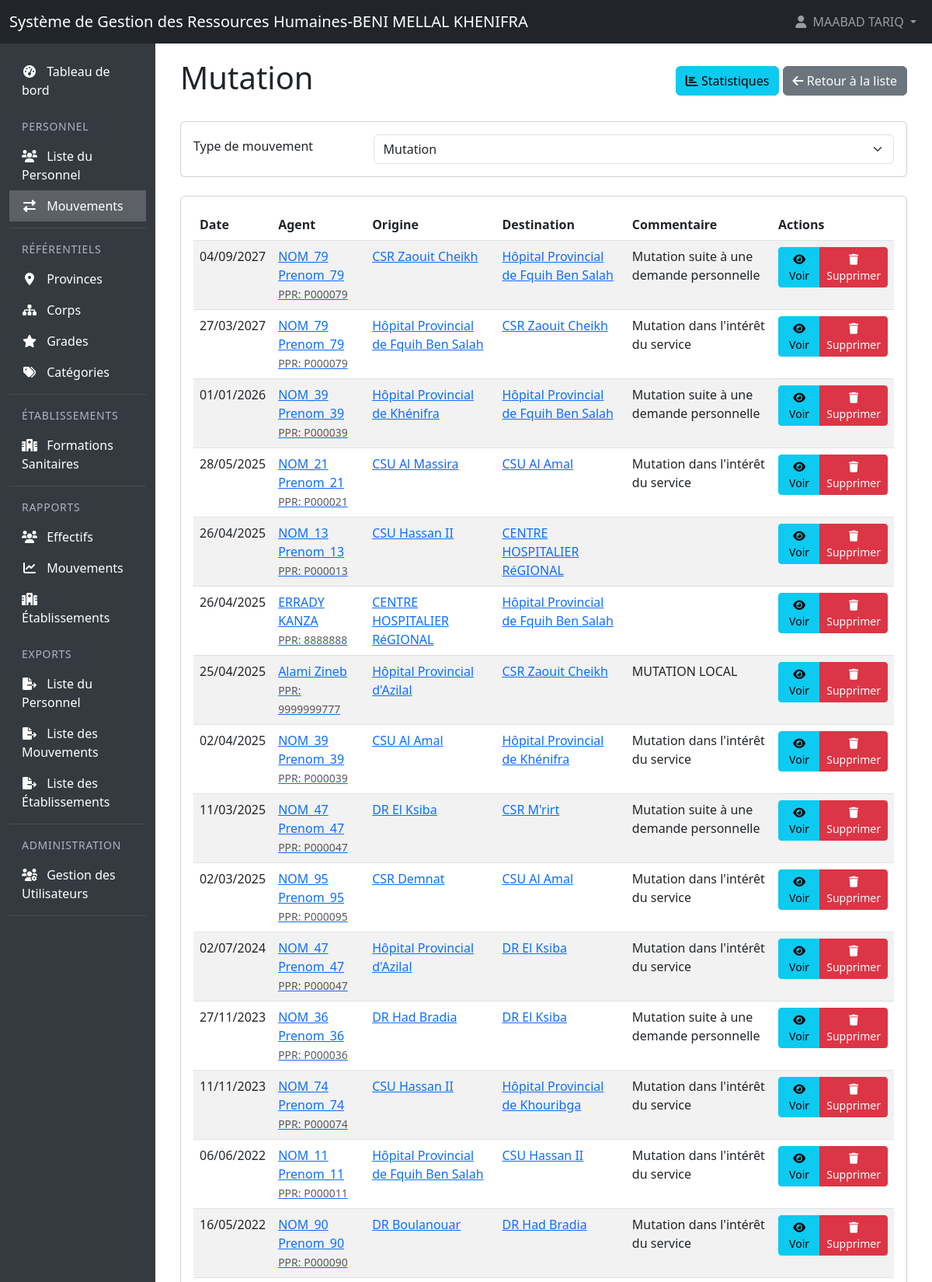
The page /APP_SGRHBMKH/mouvements/by-type/MUTATION (signed in, upper part) on the database its author committed.
### tables this page shows
CREATE TABLE `mouvements_personnel` (
  `id` int(11) NOT NULL,
  `personnel_id` int(11) NOT NULL,
  `type_mouvement` enum('DECES','MUTATION','DEMISSION','FORMATION','SUSPENSION','MISE_A_DISPOSITION','MISE_EN_DISPONIBILITE','RETRAITE_AGE') NOT NULL,
  `date_mouvement` date NOT NULL,
  `formation_sanitaire_origine_id` int(11) DEFAULT NULL,
  `formation_sanitaire_destination_id` int(11) DEFAULT NULL,
  `commentaire` text DEFAULT NULL,
  `created_at` timestamp NOT NULL DEFAULT current_timestamp(),
  `updated_at` timestamp NOT NULL DEFAULT current_timestamp() ON UPDATE current_timestamp(),
  `deleted_at` timestamp NULL DEFAULT NULL
);

CREATE TABLE `personnel` (
  `id` int(11) NOT NULL,
  `ppr` varchar(10) NOT NULL,
  `nom` varchar(100) NOT NULL,
  `prenom` varchar(100) NOT NULL,
  `cin` varchar(20) NOT NULL,
  `date_naissance` date NOT NULL,
  `sexe` enum('M','F') NOT NULL,
  `situation_familiale` enum('CELIBATAIRE','MARIE','DIVORCE','VEUF') NOT NULL,
  `corps_id` int(11) DEFAULT NULL,
  `grade_id` int(11) DEFAULT NULL,
  `specialite_id` int(11) DEFAULT NULL,
  `date_recrutement` date NOT NULL,
  `date_prise_service` date NOT NULL,
  `formation_sanitaire_id` int(11) DEFAULT NULL,
  `created_at` timestamp NOT NULL DEFAULT current_timestamp(),
  `updated_at` timestamp NOT NULL DEFAULT current_timestamp() ON UPDATE current_timestamp(),
  `deleted_at` timestamp NULL DEFAULT NULL
);

CREATE TABLE `formations_sanitaires` (
  `id` int(11) NOT NULL,
  `nom_formation` varchar(255) NOT NULL,
  `type_formation` varchar(100) DEFAULT NULL,
  `province_id` int(11) DEFAULT NULL,
  `categorie_id` int(11) DEFAULT NULL,
  `milieu` enum('URBAIN','RURAL') NOT NULL,
  `created_at` timestamp NOT NULL DEFAULT current_timestamp(),
  `updated_at` timestamp NOT NULL DEFAULT current_timestamp() ON UPDATE current_timestamp(),
  `deleted_at` timestamp NULL DEFAULT NULL
);

### controllers/MouvementPersonnelController.php (called while the page is built, shortened)
<?php
class MouvementPersonnelController extends Controller {
    private $MouvementPersonnel;
    public function __construct() {
        try {
            require_once __DIR__ . '/../models/MouvementPersonnel.php';
            $this->MouvementPersonnel = new MouvementPersonnel();
        } catch (Exception $e) {
            error_log("Error in MouvementPersonnelController constructor: " . $e->getMessage());
            throw $e;
        }
    }
    public function byType($type) {
        $mouvements = $this->MouvementPersonnel->findByType($type);
        $types = $this->MouvementPersonnel->getTypesMouvement();
        $this->render('mouvements/by_type', [
            'mouvements' => $mouvements,
            'type_actuel' => $type,
            'types' => $types,
            'canCreate' => $this->canCreate(),
            'canEdit' => $this->canEdit(),
            'canDelete' => $this->canDelete()
        ]);
    }
}

### models/Model.php (called while the page is built, shortened)
<?php
require_once __DIR__ . '/../config/database.php';
abstract class Model {
    public function __construct() {
        $database = new Database();
        $this->db = $database->getConnection();
    }
}
?>

### config/database.php (called while the page is built, shortened)
<?php
class Database {
    private $host = "localhost";
    private $db_name = "sgrhbmkh_db";
    private $username = "root";
    private $password = "";
    public function getConnection() {
        $this->db = null;
        try {
            $dsn = "mysql:host=" . $this->host . ";dbname=" . $this->db_name . ";charset=utf8";
            $this->db = new PDO($dsn, $this->username, $this->password, [
                PDO::ATTR_ERRMODE => PDO::ERRMODE_EXCEPTION,
                PDO::ATTR_DEFAULT_FETCH_MODE => PDO::FETCH_ASSOC,
                PDO::ATTR_EMULATE_PREPARES => false,
                PDO::MYSQL_ATTR_INIT_COMMAND => "SET NAMES utf8mb4"
            ]);
            $this->db->query("SELECT 1");
        } catch(PDOException $e) {
            error_log("Database connection error: " . $e->getMessage());
            error_log("DSN used: " . $dsn);
            error_log("Stack trace: " . $e->getTraceAsString());
            throw new Exception("Une erreur est survenue lors de la connexion à la base de données: " . $e->getMessage());
        }
        return $this->db;
    }
}
?>

### models/MouvementPersonnel.php (called while the page is built, shortened)
<?php
class MouvementPersonnel extends Model {
    protected $table = 'mouvements_personnel';
    public function __construct() {
        parent::__construct();
    }
    public function getTypesMouvement() {
        return [
            'MUTATION' => 'Mutation',
            'MISE_A_DISPOSITION' => 'Mise à disposition',
            'RETRAITE_AGE' => 'Retraite',
            'DECES' => 'Décès',
            'DEMISSION' => 'Démission',
            'FORMATION' => 'Formation',
            'SUSPENSION' => 'Suspension',
            'MISE_EN_DISPONIBILITE' => 'Mise en disponibilité'
        ];
    }
    public function findWithDetails($conditions = [], $limit = '') {
        try {
            $sql = "SELECT m.*,
                    p.nom, p.prenom, p.ppr,
                    fo.nom_formation as origine_nom,
                    fd.nom_formation as destination_nom
                    FROM {$this->table} m
                    LEFT JOIN personnel p ON m.personnel_id = p.id
                    LEFT JOIN formations_sanitaires fo ON m.formation_sanitaire_origine_id = fo.id
                    LEFT JOIN formations_sanitaires fd ON m.formation_sanitaire_destination_id = fd.id
                    WHERE m.deleted_at IS NULL";
            $params = [];
            if (!empty($conditions['type_mouvement'])) {
                $sql .= " AND m.type_mouvement = :type";
                $params[':type'] = $conditions['type_mouvement'];
            }
            $sql .= " ORDER BY m.date_mouvement DESC";
            $stmt = $this->db->prepare($sql);
            foreach ($params as $key => $value) {
                $stmt->bindValue($key, $value);
            }
            $stmt->execute();
            return $stmt->fetchAll(PDO::FETCH_ASSOC);
        } catch (\PDOException $e) {
            error_log("Error in findWithDetails: " . $e->getMessage());
            throw new \Exception("Erreur lors de la récupération des mouvements");
        }
    }
    public function findByType($type) {
        try {
            return $this->findWithDetails(['type_mouvement' => $type]);
        } catch (\PDOException $e) {
            error_log("Error in findByType: " . $e->getMessage());
            throw new \Exception("Erreur lors de la récupération des mouvements par type");
        }
    }
}

### views/mouvements/by_type.php (the view, shortened to what this page needs)
<div class="container-fluid">
    <div class="d-flex justify-content-between align-items-center mb-4">
        <h1><?= $types[$type_actuel] ?? $type_actuel ?></h1>
        <div>
            <a href="/APP_SGRHBMKH/mouvements/stats" class="btn btn-info">
                <i class="fas fa-chart-bar"></i> Statistiques
            </a>
            <a href="/APP_SGRHBMKH/mouvements" class="btn btn-secondary">
                <i class="fas fa-arrow-left"></i> Retour à la liste
            </a>
        </div>
    </div>
    <div class="card mb-4">
        <div class="card-body">
            <div class="row align-items-center">
                <div class="col-md-3">
                    <label for="type_select" class="form-label">Type de mouvement</label>
                </div>
                <div class="col-md-9">
                    <select class="form-select" id="type_select" onchange="window.location.href='/mouvements/by-type/' + this.value">
                        <?php foreach ($types as $key => $value): ?>
                            <option value="<?= $key ?>" <?= $type_actuel === $key ? 'selected' : '' ?>>
                                <?= $value ?>
                            </option>
                        <?php endforeach; ?>
                    </select>
                </div>
            </div>
        </div>
    </div>
    <?php if (empty($mouvements)): ?>
        <div class="alert alert-info">
            Aucun mouvement de type "<?= $types[$type_actuel] ?? $type_actuel ?>" n'a été trouvé.
        </div>
    <?php else: ?>
        <div class="card">
            <div class="card-body">
                <div class="table-responsive">
                    <table class="table table-striped table-hover">
                        <thead>
                            <tr>
                                <th>Date</th>
                                <th>Agent</th>
                                <?php if (in_array($type_actuel, ['MUTATION', 'MISE_A_DISPOSITION'])): ?>
                                    <th>Origine</th>
                                    <th>Destination</th>
                                <?php endif; ?>
                                <th>Commentaire</th>
                                <th>Actions</th>
                            </tr>
                        </thead>
                        <tbody>
                            <?php foreach ($mouvements as $mouvement): ?>
                                <tr>
                                    <td><?= date('d/m/Y', strtotime($mouvement['date_mouvement'])) ?></td>
                                    <td>
                                        <?php if ($mouvement['personnel_id']): ?>
                                            <a href="/personnel/view/<?= $mouvement['personnel_id'] ?>">
                                                <?= htmlspecialchars($mouvement['nom'] . ' ' . $mouvement['prenom']) ?>
                                                <br>
                                                <small class="text-muted">PPR: <?= htmlspecialchars($mouvement['ppr']) ?></small>
                                            </a>
                                        <?php endif; ?>
                                    </td>
                                    <?php if (in_array($type_actuel, ['MUTATION', 'MISE_A_DISPOSITION'])): ?>
                                        <td>
                                            <?php if ($mouvement['origine_nom']): ?>
                                                <a href="/formations/view/<?= $mouvement['formation_sanitaire_origine_id'] ?>">
                                                    <?= htmlspecialchars($mouvement['origine_nom']) ?>
                                                </a>
                                            <?php else: ?>
                                                <span class="text-muted">-</span>
                                            <?php endif; ?>
                                        </td>
                                        <td>
                                            <?php if ($mouvement['destination_nom']): ?>
                                                <a href="/formations/view/<?= $mouvement['formation_sanitaire_destination_id'] ?>">
                                                    <?= htmlspecialchars($mouvement['destination_nom']) ?>
                                                </a>
                                            <?php else: ?>
                                                <span class="text-muted">-</span>
                                            <?php endif; ?>
                                        </td>
                                    <?php endif; ?>
                                    <td><?= nl2br(htmlspecialchars($mouvement['commentaire'] ?? '-')) ?></td>
                                    <td>
                                        <div class="btn-group" role="group">
                                            <a href="/mouvements/view/<?= $mouvement['id'] ?>" class="btn btn-sm btn-info">
                                                <i class="fas fa-eye"></i> Voir
                                            </a>
                                            <?php if ($canDelete): ?>
                                                <button type="button" class="btn btn-sm btn-danger"
                                                        onclick="confirmDelete(<?= $mouvement['id'] ?>, '<?= addslashes($types[$type_actuel]) ?>')">
                                                    <i class="fas fa-trash"></i> Supprimer
                                                </button>
                                            <?php endif; ?>
                                        </div>
                                    </td>
                                </tr>
                            <?php endforeach; ?>
                        </tbody>
                    </table>
                </div>
            </div>
        </div>
    <?php endif; ?>
</div>

### rows shown on the page
mouvements_personnel: date_mouvement "04/09/2027", personnel.prenom "NOM_79 Prenom_79", personnel.ppr "P000079", formation_sanitaire_origine.nom_formation "CSR Zaouit Cheikh", formation_sanitaire_destination.nom_formation "Hôpital Provincial de Fquih Ben Salah", commentaire "Mutation suite à une demande personnelle"
mouvements_personnel: date_mouvement "27/03/2027", personnel.prenom "NOM_79 Prenom_79", personnel.ppr "P000079", formation_sanitaire_origine.nom_formation "Hôpital Provincial de Fquih Ben Salah", formation_sanitaire_destination.nom_formation "CSR Zaouit Cheikh", commentaire "Mutation dans l'intérêt du service"
mouvements_personnel: date_mouvement "01/01/2026", personnel.prenom "NOM_39 Prenom_39", personnel.ppr "P000039", formation_sanitaire_origine.nom_formation "Hôpital Provincial de Khénifra", formation_sanitaire_destination.nom_formation "Hôpital Provincial de Fquih Ben Salah", commentaire "Mutation suite à une demande personnelle"
mouvements_personnel: date_mouvement "28/05/2025", personnel.prenom "NOM_21 Prenom_21", personnel.ppr "P000021", formation_sanitaire_origine.nom_formation "CSU Al Massira", formation_sanitaire_destination.nom_formation "CSU Al Amal", commentaire "Mutation dans l'intérêt du service"
mouvements_personnel: date_mouvement "26/04/2025", personnel.prenom "NOM_13 Prenom_13", personnel.ppr "P000013", formation_sanitaire_origine.nom_formation "CSU Hassan II", formation_sanitaire_destination.nom_formation "CENTRE HOSPITALIER RéGIONAL"
mouvements_personnel: date_mouvement "26/04/2025", personnel.prenom "ERRADY KANZA", personnel.ppr "8888888", formation_sanitaire_origine.nom_formation "CENTRE HOSPITALIER RéGIONAL", formation_sanitaire_destination.nom_formation "Hôpital Provincial de Fquih Ben Salah"
mouvements_personnel: date_mouvement "25/04/2025", personnel.prenom "Alami Zineb", personnel.ppr "9999999777", formation_sanitaire_origine.nom_formation "Hôpital Provincial d'Azilal", formation_sanitaire_destination.nom_formation "CSR Zaouit Cheikh", commentaire "MUTATION LOCAL"
mouvements_personnel: date_mouvement "02/04/2025", personnel.prenom "NOM_39 Prenom_39", personnel.ppr "P000039", formation_sanitaire_origine.nom_formation "CSU Al Amal", formation_sanitaire_destination.nom_formation "Hôpital Provincial de Khénifra", commentaire "Mutation dans l'intérêt du service"
mouvements_personnel: date_mouvement "11/03/2025", personnel.prenom "NOM_47 Prenom_47", personnel.ppr "P000047", formation_sanitaire_origine.nom_formation "DR El Ksiba", formation_sanitaire_destination.nom_formation "CSR M'rirt", commentaire "Mutation suite à une demande personnelle"
mouvements_personnel: date_mouvement "02/03/2025", personnel.prenom "NOM_95 Prenom_95", personnel.ppr "P000095", formation_sanitaire_origine.nom_formation "CSR Demnat", formation_sanitaire_destination.nom_formation "CSU Al Amal", commentaire "Mutation dans l'intérêt du service"
mouvements_personnel: date_mouvement "02/07/2024", personnel.prenom "NOM_47 Prenom_47", personnel.ppr "P000047", formation_sanitaire_origine.nom_formation "Hôpital Provincial d'Azilal", formation_sanitaire_destination.nom_formation "DR El Ksiba", commentaire "Mutation dans l'intérêt du service"
mouvements_personnel: date_mouvement "27/11/2023", personnel.prenom "NOM_36 Prenom_36", personnel.ppr "P000036", formation_sanitaire_origine.nom_formation "DR Had Bradia", formation_sanitaire_destination.nom_formation "DR El Ksiba", commentaire "Mutation suite à une demande personnelle"
mouvements_personnel: date_mouvement "11/11/2023", personnel.prenom "NOM_74 Prenom_74", personnel.ppr "P000074", formation_sanitaire_origine.nom_formation "CSU Hassan II", formation_sanitaire_destination.nom_formation "Hôpital Provincial de Khouribga", commentaire "Mutation dans l'intérêt du service"
mouvements_personnel: date_mouvement "06/06/2022", personnel.prenom "NOM_11 Prenom_11", personnel.ppr "P000011", formation_sanitaire_origine.nom_formation "Hôpital Provincial de Fquih Ben Salah", formation_sanitaire_destination.nom_formation "CSU Hassan II", commentaire "Mutation dans l'intérêt du service"
mouvements_personnel: date_mouvement "16/05/2022", personnel.prenom "NOM_90 Prenom_90", personnel.ppr "P000090", formation_sanitaire_origine.nom_formation "DR Boulanouar", formation_sanitaire_destination.nom_formation "DR Had Bradia", commentaire "Mutation dans l'intérêt du service"

### other values the page prints
$_SESSION['user_name'] "MAABAD TARIQ"
$types[$type_actuel] "Mutation"
form field value "Mutation"
